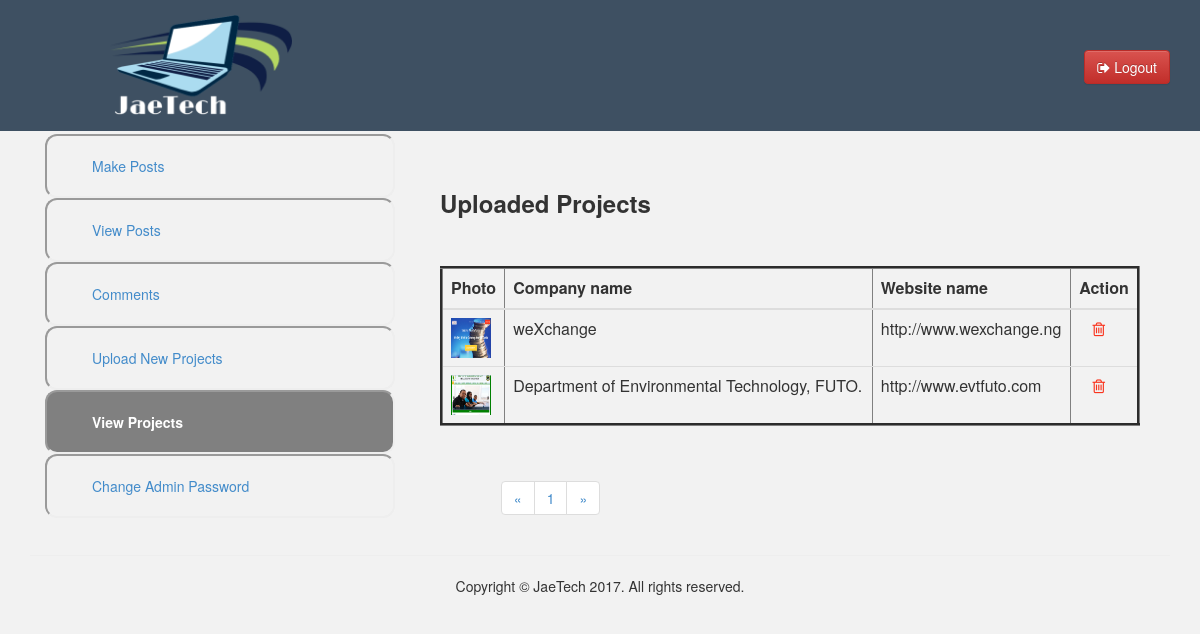
/administrator/viewprojects.php (signed in), run on the app's committed database.
### tables this page shows
CREATE TABLE IF NOT EXISTS `portfolio` (
  `portfolioid` int(11) NOT NULL AUTO_INCREMENT,
  `photo` varchar(500) NOT NULL,
  `title` varchar(700) NOT NULL,
  `website` varchar(255) NOT NULL,
  PRIMARY KEY (`portfolioid`)
);

### administrator/viewprojects.php (the view, shortened to what this page needs)
<html>
<head>
<link rel="stylesheet" type="text/css" href="css/bootstrap.min.css"/>
<link rel="stylesheet" href="css/font-awesome.min.css">
<link rel="stylesheet" type="text/css" href="css/bootstrap-theme.min.css"/>
<link rel="stylesheet" type="text/css" href="css/style.css"/>
</head>
<body>
	<header class="navbar navbar-inverse navbar-fixed-top bs-docs-nav" role="banner">
		<div class="container nbar">
			<div class="navbar-header">
				<a href="index.php" class="navbar-brand"><img src="img/logo.png" alt="jaetech_logo"  style="height:100px; margin-left: 80px;" align="left" class="img-responsive"/></a>
			</div>
			<nav class="collapse navbar-collapse bs-navbar-collapse" role="navigation">
				<span style="float:right; margin-top:50px;"><a href="sessionend.php" class="btn btn-danger"><i class="fa fa-sign-out"></i>&nbsp;Logout</a></span>
			</nav>
		</div>
	</header>
	<div class="container margin">
		<div class="row">
			<div class="col-md-12">
				<div class="col-md-4">
					<div class="sec-nvbar">
						<ul>
							<a href="posts.php"><li>Make Posts</li></a>
							<a href="viewposts.php"><li>View Posts</li></a>
							<a href="comments.php"><li>Comments</li></a>
							<a href="workdone.php"><li>Upload New Projects</li></a>
							<a href="viewprojects.php"><li  class="actve">View Projects</li></a>
							<a href="change_password.php"><li>Change Admin Password</li></a>
						</ul>
					</div>
				</div>
				<div class="col-md-8">
					<div class="col-sm-12 col-md-12">
						<h3><b>Uploaded Projects</b></h3><br/><br/>
						<table cellpadding="10px" cellspacing="5px" border="3px" class="table">
							<thead>
								<tr>
									<th><b>Photo</b></th>
									<th><b>Company name</b></th>
									<th><b>Website name</b></th>
									<th><b>Action</b></th>
								</tr>
							</thead>
							<tbody>
								<?php
		                          $results_per_page = 10;
		                          $result = mysql_query("SELECT * FROM portfolio");
		                          $num_of_results = mysql_num_rows($result);
	                              $num_of_pages = ceil($num_of_results/$results_per_page);
	                              if (!isset($_GET['page'])) {
	                                  $page = 1;
	                              }else{
	                                $page = $_GET['page'];
	                              }
	                              $this_page_first_result = ($page-1)*$results_per_page;
								$sql="SELECT * FROM portfolio ORDER BY portfolioid DESC LIMIT " .$this_page_first_result.','.$results_per_page;
								$r = mysql_query($sql);
								if($r){
									while ($row = mysql_fetch_array($r)) {
										echo "<tr>";
										echo '<td><img src="../uploads/'.$row['photo'].'" height=40 width=40/></td>';
										echo '<td>'.$row['title'].'</td>';
										echo '<td>'.$row['website'].'</td>';
										echo '<td><a href="deletework.php?id='.$row['portfolioid'].'">&nbsp;&nbsp;&nbsp;<span class="fa fa-trash-o" style="color:#f9341e; text-align:center;"></span></a>';
										echo "</tr>";
									}
								}
								?>
							</tbody>
						</table>
					</div>
					<div class="col-sm-11 col-sm-push-1" style="margin-top:15px;">
	                    <?php
	                     echo '<ul class="pagination">
	                                  <li><a href="#">&laquo;</a></li>';
	                        for ($page=1; $page<=$num_of_pages; $page++) {
	                            echo '<li><a href="viewprojects.php?page='.$page.'">'.$page.'   </a></li>';
	                          }
	                          echo '<li><a href="#">&raquo;</a></li>
	                                </ul>';
	                    ?>
                	</div>
				</div>
			</div>
		</div>
	</div>
	<footer>
		<div class="container">
			<hr />
			<p class="text-center">Copyright &copy; JaeTech 2017. All rights reserved.</p>
		</div>
	</footer>
</body>
</html>

### administrator/css/style.css (style rules this page uses)
.nbar { background-color:#3e5062; }
.navbar-inverse { background-color:#3e5062; border-color:#3e5062; background-image: linear-gradient(to bottom, #3e5062 0px, #3e5062 100%); background-repeat: repeat-x; }
.margin { margin-top:170px; clear: both; }
.sec-nvbar ul li { padding-top: 20px; padding-bottom: 20px; padding-left: 45px; border: 2px inset; border-radius: 12px; list-style-type: none; margin-left: -40px; margin-top: -0px; }
.sec-nvbar ul { margin-top: -36px; }
.actve { background-color: gray; color: white; font-weight: bold; }
body { background-color: #f2f2f2; }

### data on the page
portfolio: photo (picture), title "weXchange", website "http://www.wexchange.ng"
portfolio: photo (picture), title "Department of Environmental Technology, FUTO.", website "http://www.evtfuto.com"
